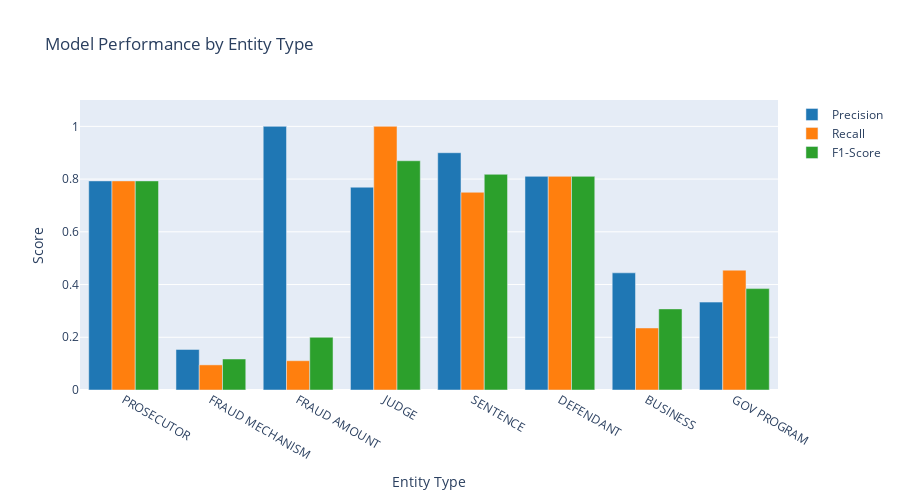
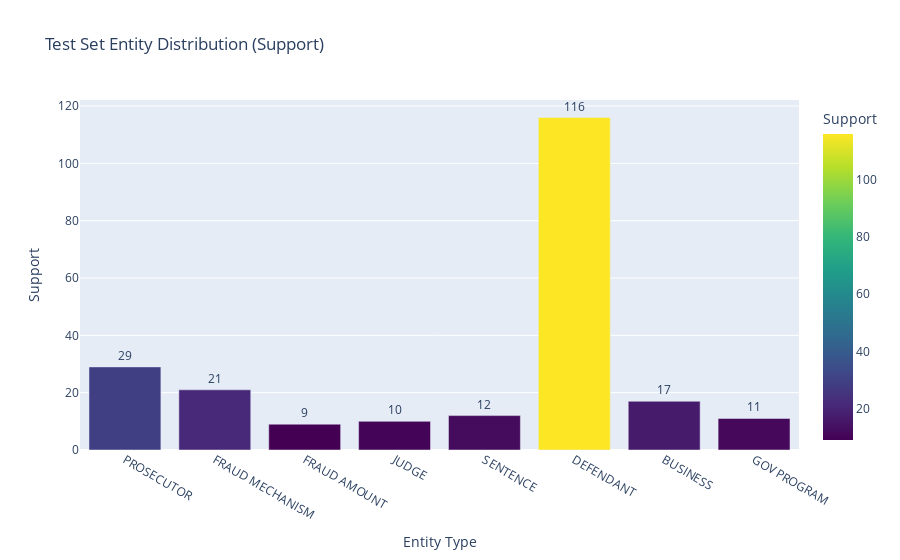
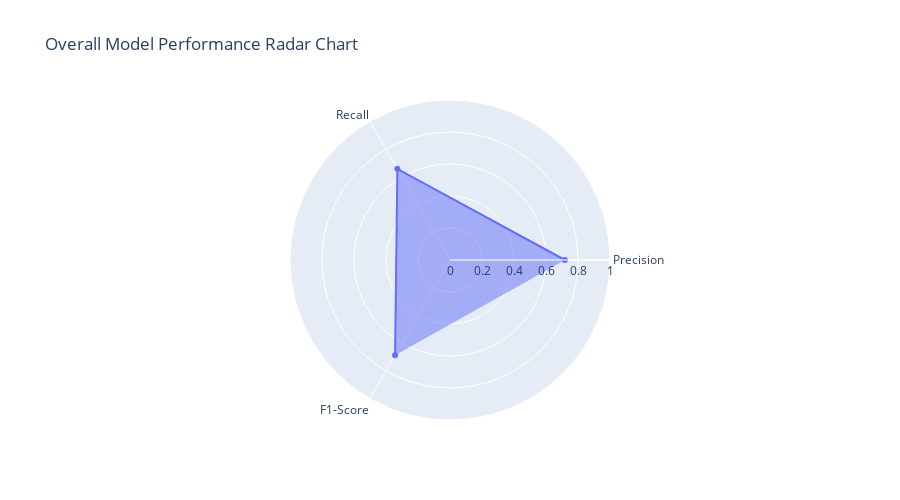

Write notebook code for charts like these, in order.
### Markdown cell above
### 5.2 Visualize Performance Metrics

### Code cell
# Prepare data for visualization (exclude OVERALL)
viz_metrics = {k: v for k, v in metrics.items() if k != 'OVERALL'}

# Create comparison chart for Precision, Recall, F1
entity_types = list(viz_metrics.keys())
precision_scores = [viz_metrics[et]['precision'] for et in entity_types]
recall_scores = [viz_metrics[et]['recall'] for et in entity_types]
f1_scores = [viz_metrics[et]['f1'] for et in entity_types]

fig = go.Figure()
fig.add_trace(go.Bar(name='Precision', x=entity_types, y=precision_scores, marker_color='#1f77b4'))
fig.add_trace(go.Bar(name='Recall', x=entity_types, y=recall_scores, marker_color='#ff7f0e'))
fig.add_trace(go.Bar(name='F1-Score', x=entity_types, y=f1_scores, marker_color='#2ca02c'))

fig.update_layout(
    title='Model Performance by Entity Type',
    xaxis_title='Entity Type',
    yaxis_title='Score',
    barmode='group',
    height=500,
    yaxis_range=[0, 1.1]
)
fig.show()

# Create support chart (number of entities per type)
support_data = [(et, viz_metrics[et]['support']) for et in entity_types]
support_df = pd.DataFrame(support_data, columns=['Entity Type', 'Support'])

fig2 = px.bar(
    support_df,
    x='Entity Type',
    y='Support',
    title='Test Set Entity Distribution (Support)',
    text='Support',
    color='Support',
    color_continuous_scale='viridis'
)
fig2.update_traces(textposition='outside')
fig2.show()

# Create radar chart for overall model performance
categories = ['Precision', 'Recall', 'F1-Score']
overall_values = [
    metrics['OVERALL']['precision'],
    metrics['OVERALL']['recall'],
    metrics['OVERALL']['f1']
]

fig3 = go.Figure()
fig3.add_trace(go.Scatterpolar(
    r=overall_values,
    theta=categories,
    fill='toself',
    name='Overall Performance'
))
fig3.update_layout(
    polar=dict(radialaxis=dict(visible=True, range=[0, 1])),
    title='Overall Model Performance Radar Chart',
    height=500
)
fig3.show()

### Figure 1 — Plotly figure (JSON) as saved in the notebook; plotly's stock layout.template omitted (floating-point values rounded to 4 significant figures)
{"data": [{"marker": {"color": "#1f77b4"}, "name": "Precision", "type": "bar", "x": ["PROSECUTOR", "FRAUD MECHANISM", "FRAUD AMOUNT", "JUDGE", "SENTENCE", "DEFENDANT", "BUSINESS", "GOV PROGRAM"], "y": [0.7931, 0.1538, 1, 0.7692, 0.9, 0.8103, 0.4444, 0.3333]}, {"marker": {"color": "#ff7f0e"}, "name": "Recall", "type": "bar", "x": ["PROSECUTOR", "FRAUD MECHANISM", "FRAUD AMOUNT", "JUDGE", "SENTENCE", "DEFENDANT", "BUSINESS", "GOV PROGRAM"], "y": [0.7931, 0.09524, 0.1111, 1, 0.75, 0.8103, 0.2353, 0.4545]}, {"marker": {"color": "#2ca02c"}, "name": "F1-Score", "type": "bar", "x": ["PROSECUTOR", "FRAUD MECHANISM", "FRAUD AMOUNT", "JUDGE", "SENTENCE", "DEFENDANT", "BUSINESS", "GOV PROGRAM"], "y": [0.7931, 0.1176, 0.2, 0.8696, 0.8182, 0.8103, 0.3077, 0.3846]}], "layout": {"barmode": "group", "height": 500, "title": {"text": "Model Performance by Entity Type"}, "xaxis": {"title": {"text": "Entity Type"}}, "yaxis": {"range": [0, 1.1], "title": {"text": "Score"}}}}

### Figure 2 — Plotly figure (JSON) as saved in the notebook; plotly's stock layout.template omitted (floating-point values rounded to 4 significant figures)
{"data": [{"hovertemplate": "Entity Type=%{x}<br>Support=%{marker.color}<extra></extra>", "legendgroup": "", "marker": {"color": [29, 21, 9, 10, 12, 116, 17, 11], "coloraxis": "coloraxis", "pattern": {"shape": ""}}, "name": "", "orientation": "v", "showlegend": false, "text": [29.0, 21.0, 9.0, 10.0, 12.0, 116.0, 17.0, 11.0], "textposition": "outside", "type": "bar", "x": ["PROSECUTOR", "FRAUD MECHANISM", "FRAUD AMOUNT", "JUDGE", "SENTENCE", "DEFENDANT", "BUSINESS", "GOV PROGRAM"], "xaxis": "x", "y": [29, 21, 9, 10, 12, 116, 17, 11], "yaxis": "y"}], "layout": {"barmode": "relative", "coloraxis": {"colorbar": {"title": {"text": "Support"}}, "colorscale": [[0, "#440154"], [0.1111, "#482878"], [0.2222, "#3e4989"], [0.3333, "#31688e"], [0.4444, "#26828e"], [0.5556, "#1f9e89"], [0.6667, "#35b779"], [0.7778, "#6ece58"], [0.8889, "#b5de2b"], [1, "#fde725"]]}, "legend": {"tracegroupgap": 0}, "title": {"text": "Test Set Entity Distribution (Support)"}, "xaxis": {"anchor": "y", "domain": [0, 1], "title": {"text": "Entity Type"}}, "yaxis": {"anchor": "x", "domain": [0, 1], "title": {"text": "Support"}}}}

### Figure 3 — Plotly figure (JSON) as saved in the notebook; plotly's stock layout.template omitted (floating-point values rounded to 4 significant figures)
{"data": [{"fill": "toself", "name": "Overall Performance", "r": [0.7184, 0.6578, 0.6868], "theta": ["Precision", "Recall", "F1-Score"], "type": "scatterpolar"}], "layout": {"height": 500, "polar": {"radialaxis": {"range": [0, 1], "visible": true}}, "title": {"text": "Overall Model Performance Radar Chart"}}}
